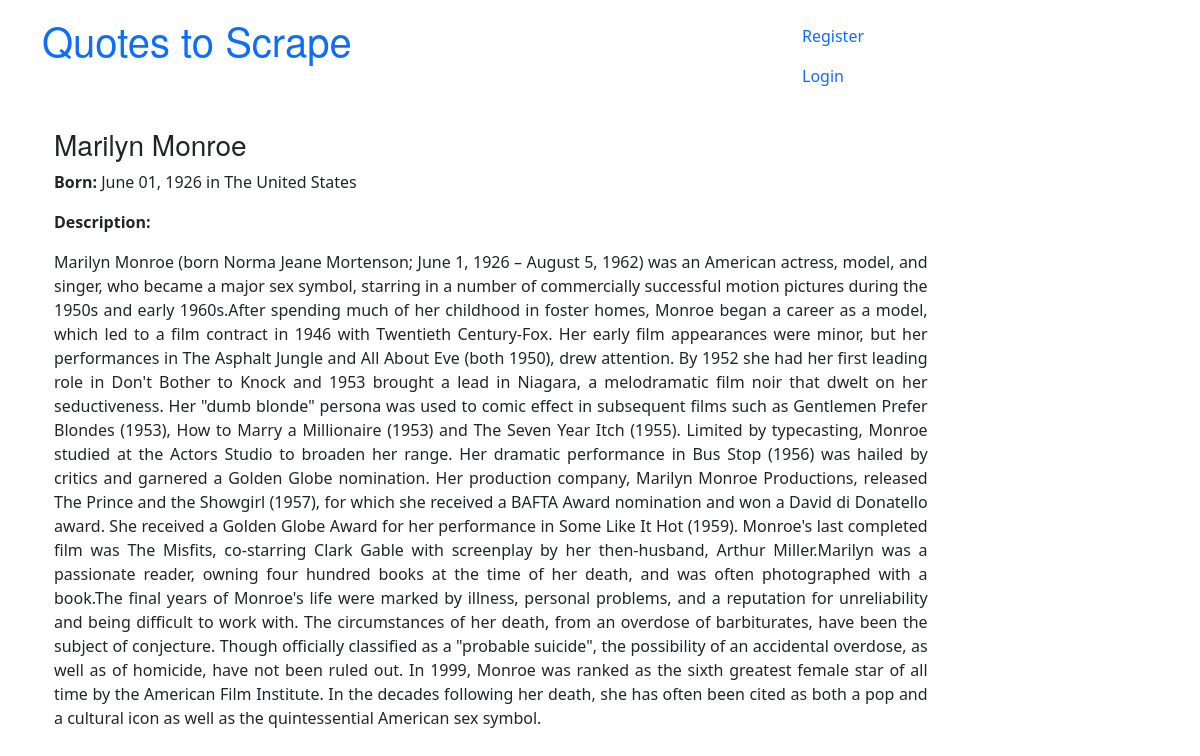
Page /author/1/ on the committed database.
### quotes/models.py (models this page shows, shortened)
class Author(models.Model):
    fullname = models.CharField(max_length=50)
    born_date = models.CharField(max_length=50)
    born_location = models.CharField(max_length=150)
    description = models.TextField()
    created_at = models.DateTimeField(auto_now_add=True)
    user = models.ForeignKey(User, on_delete=models.CASCADE, default=1)

### quotes/views.py (the view)
# urls.py: path('author/<int:id_>/', views.description_auth, name='description_auth'),
def description_auth(request, id_):
    authors = Author.objects.filter(pk=id_).all()
    return render(request, template_name='quotes/descript_author.html', context={'authors': authors})

### quotes/templates/quotes/descript_author.html
{% extends 'quotes/base.html' %}
{% block content %}
<div class="container mt-3">
{% for author in authors %}
    <div class="author-details">
        <h3 class="author-title">{{author.fullname}}</h3>
        <p><strong>Born:</strong> <span class="author-born-date">{{author.born_date}}</span>
            <span class="author-born-location">{{author.born_location}}</span></p>
        <p><strong>Description:</strong></p>
        <div class="author-description">{{author.description}}</div>
{%endfor%}
</div>
{% endblock %}

### quotes/static/quotes/style.css (style rules this page uses)
.author-details { width: 80%; }
h3, .h3 { font-size: 28px; }
h1, .h1, h2, .h2, h3, .h3 { margin-top: 22px; margin-bottom: 11px; }
* { box-sizing: border-box; }
.author-description { text-align: justify; margin-bottom: 20px; }
h1, h2, h3, h4, h5, h6, .h1, .h2, .h3, .h4, .h5, .h6 { font-family: "Raleway","Helvetica Neue",Helvetica,Arial,sans-serif; font-weight: bold; line-height: 1.1; color: inherit; }

### rows in the picture
Author: fullname "Marilyn Monroe", born_date "June 01, 1926", born_location "in The United States", description "Marilyn Monroe (born Norma Jeane Mortenson; June 1, 1926 – August 5, 1962) was an American actress, model, and singer, who became a major sex symbol, starring in a number of commercially successful motion pictures during the 1950s and early 1960s.After spending much of her childhood in foster homes, Monroe began a career as a model, which led to a film contract in 1946 with Twentieth Century-Fox. Her early film appearances were minor, but her performances in The Asphalt Jungle and All About Eve (both 1950), drew attention. By 1952 she had her first leading role in Don't Bother to Knock and 1953 brought a lead in Niagara, a melodramatic film noir that dwelt on her seductiveness. Her \"dumb…"
